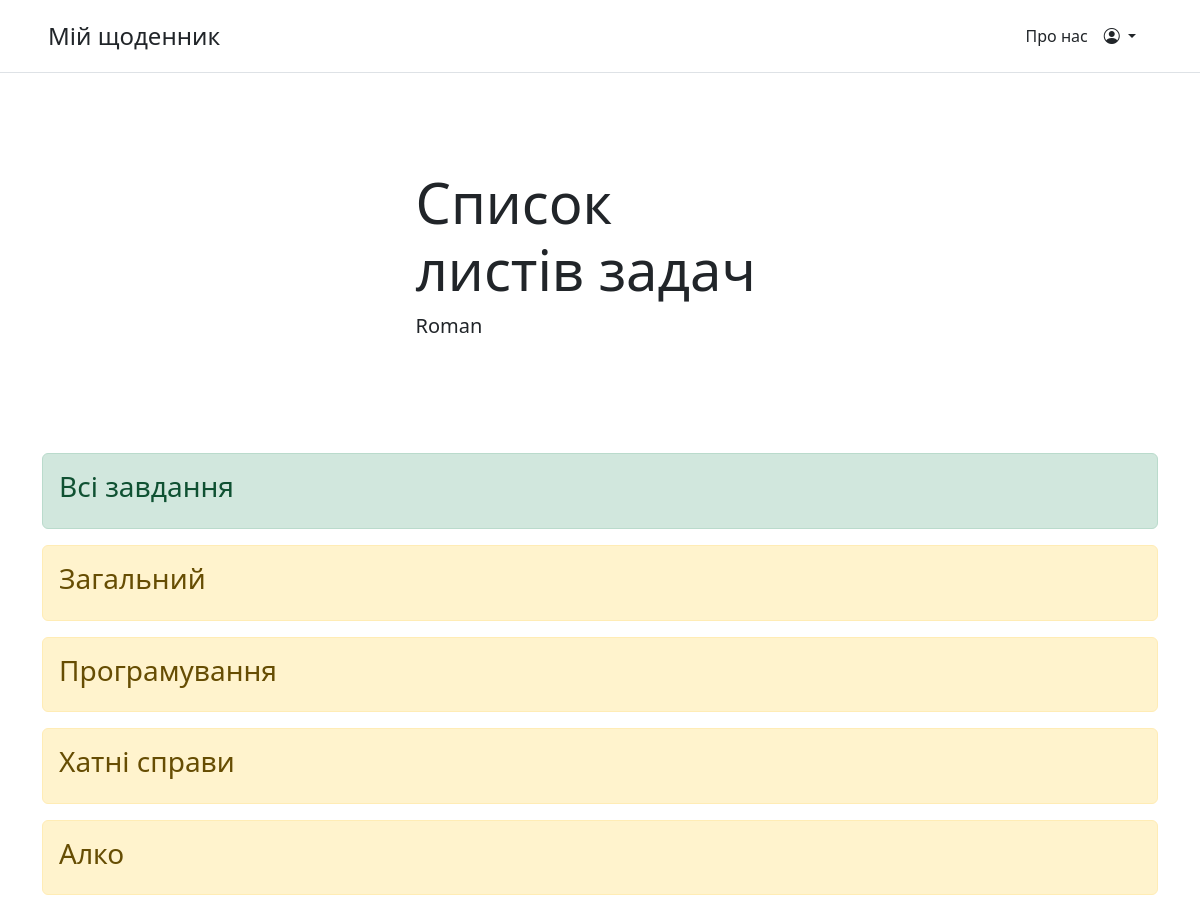
The page / (signed in) on the database as committed earlier.
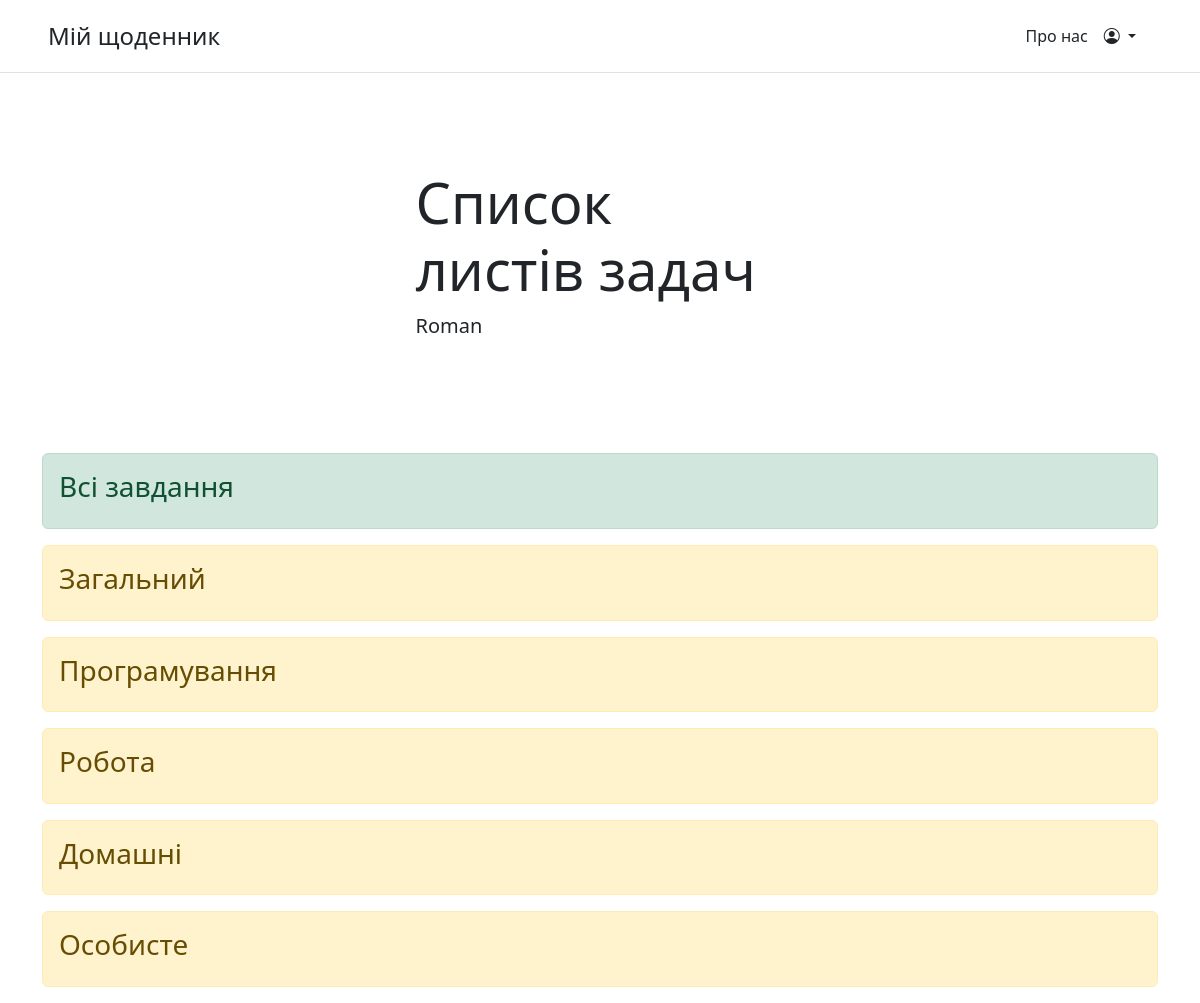
The same page on the database as committed later.
### main/models.py (models this page shows, shortened)
class TaskList(models.Model):
    name = models.CharField('Назва', max_length=50)
    user = models.ForeignKey(User, on_delete=models.CASCADE, default=1)
    class Meta:
        verbose_name = 'Список задач'
        verbose_name_plural = 'Списки задач'

### main/views.py (the view)
# urls.py: path('', views.index, name='home'),
@login_required
def index(request):
    tasklists = TaskList.objects.filter(user = request.user.id)
    context = {
        'title': 'Список листів задач',
        'tasks': tasklists,
        'user': request.user,
        'mode': 'tasklist'
    }
    return render(request, 'main/index.html', context)

### main/templates/main/index.html (shortened to what this page needs)
{% extends 'main/base.html' %}
{% block content %}
    <div class="col-md-5 p-lg-5 mx-auto my-5">
      <h1 class="display-4 fw-normal">{{title}}</h1>
      <p class="lead fw-normal">{{ user.username }}</p>
    </div>
    {% if tasks %}
        {% if mode == 'task' %}
            {% if False %}
            <div class="container">
                {% for elem in tasks %}
                    <div class="alert alert-warning mt-2">
                        <h3>{{elem.title}}</h3>
                        <p>{{elem.task}}</p>
                        <form method="post">
                            {% csrf_token %}
                            <button class="btn btn-outline-success" id="success" value="{{elem.id}}" name="success"><i class="bi bi-check2-square"></i>Виконано</button>
                            <button class="btn btn-outline-primary" id="edit" value="{{elem.id}}" name="edit"><i class="bi bi-pencil-fill"></i> Редагувати</button>
                        </form>
                    </div>
                {% endfor %}
            {% elif True %}
                <div class="container text-center">
                  <div class="row row-cols-3">
                        {% for elem in tasks %}
                      <div class="col">
                        <div class="alert alert-warning mt-2">
                            <h3>{{elem.title}}</h3>
                            <p>{{elem.task}}</p>
                        <form method="post">
                            {% csrf_token %}
                            <button class="btn btn-outline-success" id="success1" value="{{elem.id}}" name="success"><i class="bi bi-check2-square"></i>Виконано</button>
                            <button class="btn btn-outline-primary" id="edit1" value="{{elem.id}}" name="edit"><i class="bi bi-pencil-fill"></i> Редагувати</button>
                        </form>
                    </div>
                      </div>
                {% endfor %}
                  </div>
                </div>
            {% endif %}
            </div>
        {% elif mode == 'tasklist' %}
            <a class="nav-link active" href="{% url 'task_in_list' %}?tasklist_id=all">
                <div class="alert alert-success mt-2">
                    <h3>Всі завдання</h3>
                </div>
            </a>
            {% for elem in tasks %}
                <a class="nav-link active" href="{% url 'task_in_list' %}?tasklist_id={{elem.id}}">
                    <div class="alert alert-warning mt-2">
                        <h3>{{elem.name}}</h3>
                    </div>
                </a>
            {% endfor %}
        {% else %}
            <div class="container">
            <h3>Йой, щось не так</h3>
        {% endif %}
    {% else %}
        <div class="container">
            <h3>На сьогодні завдань немає</h3>
        </div>
    {% endif %}
{% endblock %}

Rows that differ between the two databases and show on the page:
removed TaskList: name "Хатні справи"
removed TaskList: name "Алко"
added TaskList: name "Робота"
added TaskList: name "Домашні"
added TaskList: name "Особисте"
